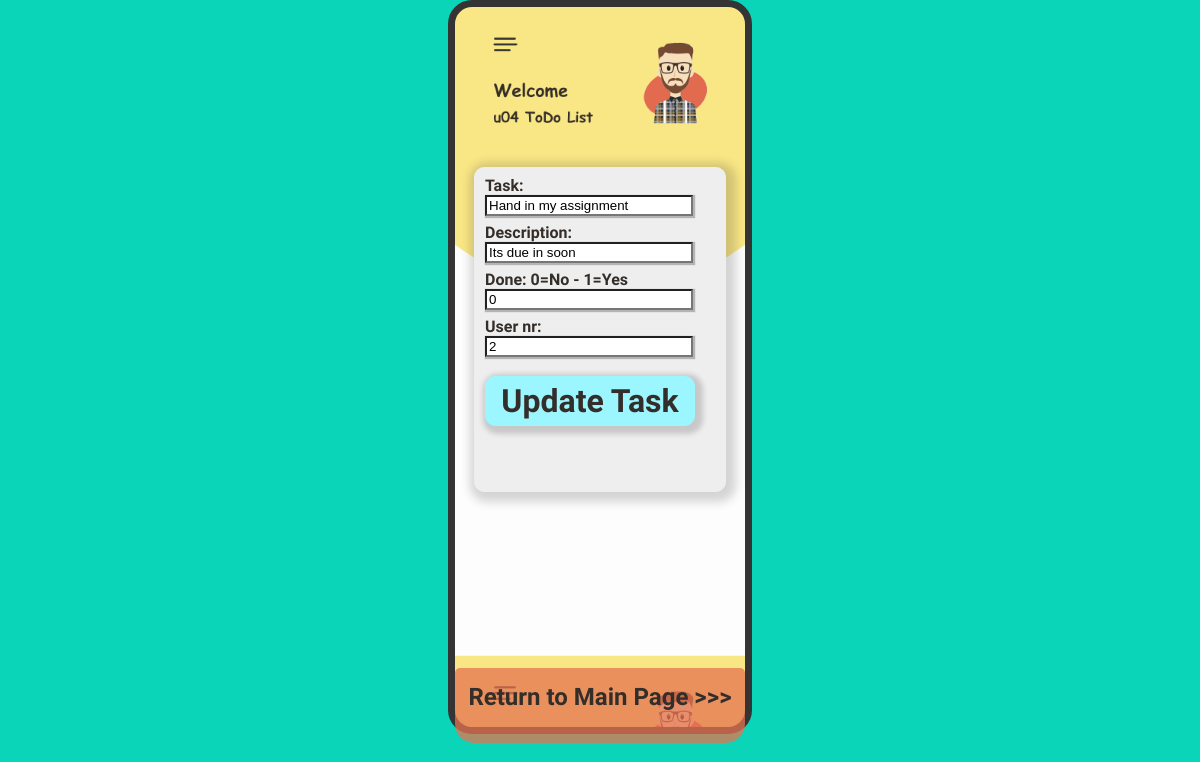
The page /updateTask.php?showtaskId=28 on the database its author committed.
### tables this page shows
CREATE TABLE `task` (
  `taskId` int(11) NOT NULL AUTO_INCREMENT,
  `taskTitle` varchar(50) NOT NULL,
  `taskDescription` varchar(50) DEFAULT NULL,
  `taskDone` tinyint(1) DEFAULT NULL,
  `taskDate` date DEFAULT NULL,
  `userId` int(11) DEFAULT NULL,
  PRIMARY KEY (`taskId`),
  KEY `userId` (`userId`),
  CONSTRAINT `task_ibfk_2` FOREIGN KEY (`userId`) REFERENCES `user` (`userId`) ON UPDATE NO ACTION
);

### crud.php (called while the page is built, shortened)
<?php
function getTask($taskId)
{
    $conn = prepareDB();
    $query =<<<SQL
    SELECT * FROM task WHERE taskId=:taskId;
    SQL;
    try {
        $stmt = $conn->prepare($query);
        $stmt->bindParam("taskId", $taskId);
        $stmt->execute();
        $stmt->setFetchMode(PDO::FETCH_ASSOC);
        return $stmt->fetchAll()[0];
    }
    catch (PDOException $error) {
        echo "Error: " . $error->getMessage();
    }
}
?>

### updateTask.php (the view, shortened to what this page needs)
<!DOCTYPE html>
<html lang="en">
<head>
    <link rel="stylesheet" href="styles.css">
</head>
<body>
<section class="iPhone">
<?php
    include 'crud.php';
    $task = getTask($_GET["showtaskId"]);
?>
<div class="updateiPhoneScreen">
<form method="post" action="<?php echo $_SERVER["PHP_SELF"] ?>" class="updateTaskForm">
        <label for="updatetaskTitle">Task:</label><br>
        <input type="text" name="updatetaskTitle" id="updatetaskTitle" value="<? print($task["taskTitle"]) ?>" class="gap"><br>
        <label for="updatetaskDescription">Description:</label><br>
        <input type="text" name="updatetaskDescription" id="updatetaskDescription" value="<? print($task["taskDescription"]) ?>" class="gap"><br>
        <label for="updatetaskTitle">Done: 0=No - 1=Yes</label><br>
        <input type="text" name="updatetaskDone" id="updatetaskDone" value="<? print($task["taskDone"]) ?>" class="gap"><br>
        <label for="updateuserId">User nr:</label><br>
        <input type="text" name="updateuserId" id="updateuserId" value="<? print($task["userId"]) ?> "><br>
        <input type="hidden" name="updatetaskId" value="<? print($_GET["showtaskId"]) ?>"><br>
        <input type="submit" value="Update Task" class="update">
    </form>
<a href="index.php" class="return">Return to Main Page >>></a>
</div>
</section>
</body>
</html>

### styles.css (style rules this page uses)
body { background-color: #0bd5b8; height: 100vh; margin: 0; padding: 0; }
body .iPhone { background-image: url(/screensaver.png); background-size: 100%; border: 7px solid #343434; border-radius: 24px; width: 290px; height: 90vh; margin: auto; overflow-y: scroll; overflow-x: hidden; z-index: 1000; }
body .iPhone .updateiPhoneScreen { margin-top: 160px; }
body .iPhone .updateiPhoneScreen .updateTaskForm { background-color: #eee; border-radius: 10px; border: 1px solid #eee; box-shadow: 3px 3px 10px 7px rgba(49, 49, 49, 0.2); width: 250px; height: 305px; margin: auto; font-family: kalam; font-size: 2em; color: #342e2a; padding-top: 8px; padding-bottom: 10px; color: #342e2a; font-weight: bolder; font-size: 1em; }
body .iPhone .updateiPhoneScreen .updateTaskForm label { margin-left: 10px; }
body .iPhone .updateiPhoneScreen .updateTaskForm input { width: 200px; margin-left: 10px; box-shadow: 1px 1px 1px 1px rgba(49, 49, 49, 0.3); }
body .iPhone .updateiPhoneScreen .updateTaskForm .gap { margin-bottom: 7px; }
body .iPhone .updateiPhoneScreen .updateTaskForm .update { background-color: #9bf6ff; border: 1px solid #9bf6ff; border-radius: 10px; box-shadow: 3px 3px 5px 5px rgba(49, 49, 49, 0.2); width: 210px; height: 50px; margin-left: 10px; font-family: kalam; font-size: 2em; font-weight: bold; color: #342e2a; transition: 0.3s; }
body .iPhone .return { background-color: rgba(229, 115, 81, 0.75); cursor: pointer; position: fixed; bottom: 57px; height: 60px; width: 290px; border-radius: 5px 5px 19px 19px; font-family: kalam; font-size: 1.5em; font-weight: 600; text-decoration: none; color: #342e2a; text-align: center; padding-top: 15px; }

### rows shown on the page
task: updatetaskTitle "Hand in my assignment", updatetaskDescription "Its due in soon", updatetaskDone "0", updateuserId "2"
